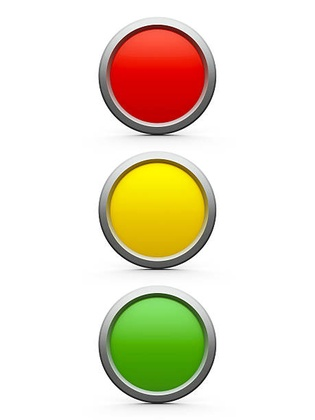
%> input picture test1.jpg, 315 x 420 px, shrunk from 459 x 612 before the run
$ octave 13_CreateHist.m   (GNU Octave 9; MATLAB toolbox functions it lacks are replaced by stand-ins)
%> lines starting %> are read from the running program, lines starting %| are printed output that depends on the picture
clear all , clc

[file,fpath] = uigetfile({"*.jpg;*.png","Choose the image"});
%> the answer given: test1.jpg

img = imread([fpath,file]);
%> img is the input picture: size 420x315x3 uint8; mean R, G, B 232.6, 225, 205
varsize = double(img);
hist1 = zeros(1,(2^8)+1);
hist2 = zeros(1,(2^8)+1);

for i = 1:varsize(1);
  for j = 1:varsize(2);
          pixel = img(i,j);
          hist1(pixel+1) = hist1(pixel+1)+1;
  endfor
endfor
%> after the loop, hist1 = 257 values, max 41098 at index 255, min 0 at index 3, mean 253

for p = 1:((2^8)+1);
  if p == 1 ;
    hist2(p) = hist1(p);
  else
    hist2(p) = hist1(p) + hist2((p)-1);

  endif
endfor
%> after the loop, hist2 = 257 values from 5 to 65025
subplot(1,3,1)
imshow(img);
title('image');

subplot(1,3,2)
plot(hist1);
title('Histogram');

subplot(1,3,3)
plot(hist2);
title('Histogram02');
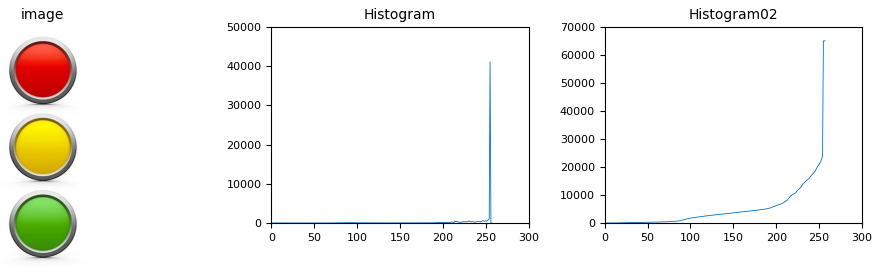
%> figure redrawn from the program's plot data, 3 panels

$ run again, on test4.jpg
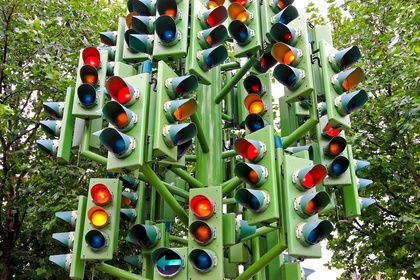
%> input picture test4.jpg, 420 x 280 px, shrunk from 1000 x 667 before the run
%> img is the input picture: size 280x420x3 uint8; mean R, G, B 102.3, 116.6, 76.9
%> the loop `for i = 1:varsize(1);` made 113 passes
%> after the loop `for i = 1:varsize(1);`: hist1 = 257 values, max 121 at index 122, min 0 at index 256, mean 48.81
%> after the loop `for p = 1:((2^8)+1);`: hist2 = 257 values from 59 to 12543
%> `title('Histogram02');`:
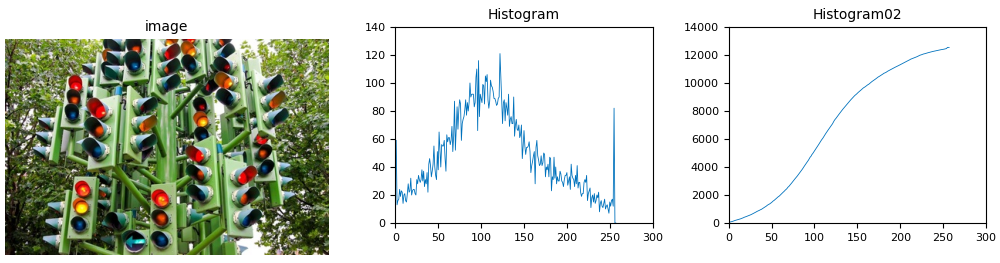
%> figure redrawn from the program's plot data, 3 panels
